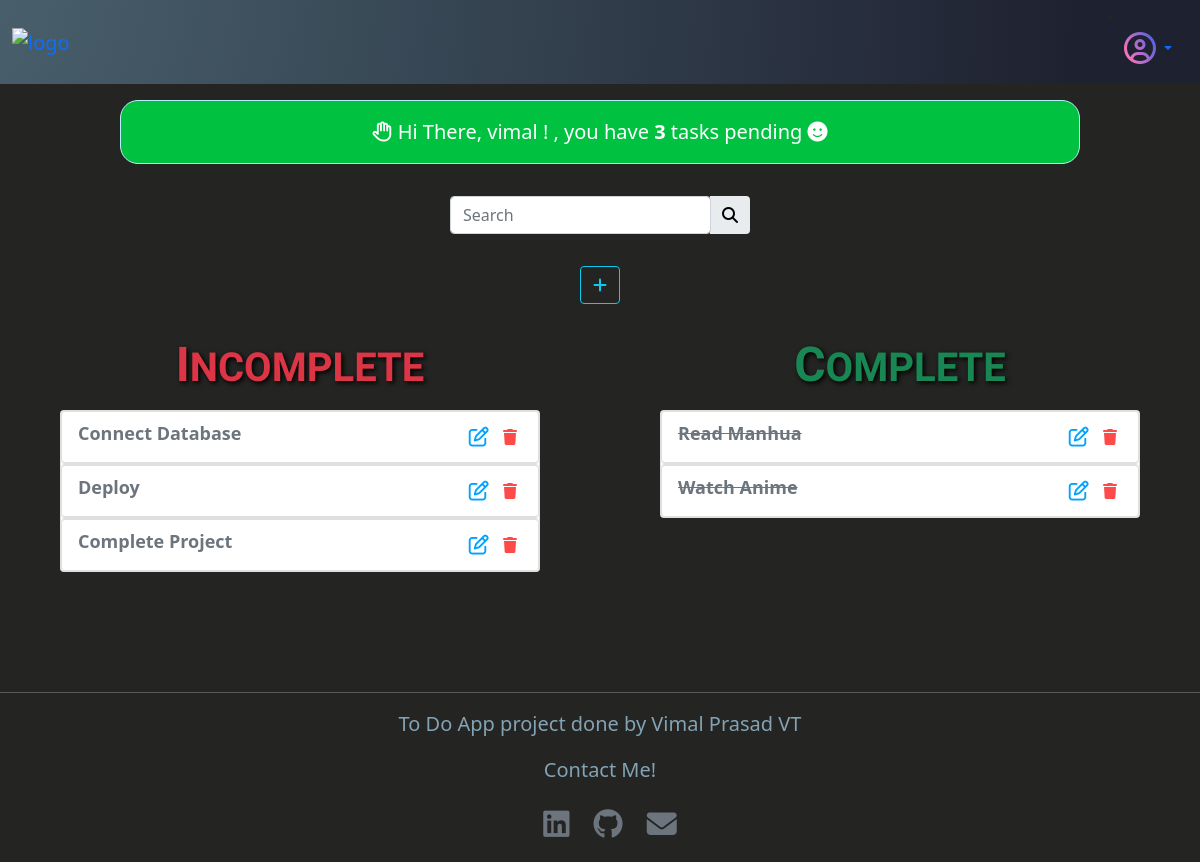
The app's page / (signed in) with its own data.
### accounts/models.py (models this page shows, shortened)
class CustomUser(AbstractUser): # creating the custom user model
    pass

### tasks/models.py (models this page shows, shortened)
class Task(models.Model):
    title = models.CharField(max_length=100)
    discription = models.TextField(null=True, blank=True)
    author = models.ForeignKey(settings.AUTH_USER_MODEL, on_delete=models.CASCADE)
    date_created = models.DateTimeField(auto_now_add=True)
    completed = models.BooleanField(default=False)

### tasks/views.py (the view)
# urls.py: path("", TaskLists.as_view(), name="home"),
class TaskLists(LoginRequiredMixin, ListView):
    model = Task
    context_object_name = 'tasks'
    template_name = "task_list.html"
    ordering = ["-date_created"] # order the list by the date created
    def get_context_data(self, **kwargs):
        context = super().get_context_data(**kwargs)
        context['tasks'] = context['tasks'].filter(author = self.request.user)
        context['count'] = context['tasks'].filter(completed=False).count()
        search_input = self.request.GET.get("search-area") or ''
        if search_input:
            context['tasks'] = context['tasks'].filter(title__startswith=search_input)
        context['search_input'] = search_input
        task_count = context['tasks'].count()
        context['task_count'] = task_count
        return context

### templates/task_list.html (shortened to what this page needs)
{% extends 'base.html' %}
{% block content %}
<section>
    {% if user.is_authenticated %}
    <div class="alert alert-info text-center" role="alert">
        <i class="fa-regular fa-hand"></i> Hi There, {{ user.username }} ! , you have <strong>{{ count }}</strong> tasks pending
        {% if count == 0 %}
        <i class="fa-solid fa-face-laugh-beam"></i>
        {% elif count > 0 and count <= 2  %}
        <i class="fa-solid fa-face-smile-wink"></i>
        {% elif count > 2 and count <= 4  %}
        <i class="fa-solid fa-face-smile"></i>
        {% elif count > 4 and count <= 6  %}
        <i class="fa-solid fa-face-frown-open"></i>
        {% elif count > 6 and count <= 8  %}
        <i class="fa-solid fa-face-meh"></i>
        {% elif count > 8 and count <= 10  %}
        <i class="fa-solid fa-face-sad-tear"></i>
        {% else %}
        <i class="fa-solid fa-face-sad-cry"></i>
        {% endif %}
    </div>
    {% endif %}
</section>
<section class="d-flex justify-content-center">
    <form class="search" method="GET">
        <div class="input-group rounded">
            <input type="search" name="search-area" class="form-control rounded" placeholder="Search" aria-label="Search"
            aria-describedby="search-addon" value="{{search_input}}" />
            <button class="input-group-text border-0" id="search-addon" type="submit" value="Search">
                <i class="fas fa-search"></i>
            </button>
        </div>
    </form>
</section>
<div class="d-flex justify-content-center">
    <a class="btn btn-outline-info" id="add-button" href="{% url 'new_task' %}"
        data-bs-toggle="tooltip" data-bs-placement="right" title="add-task">
        <i class="fa-solid fa-plus"></i>
    </a>
</div>
{% if task_count == 0 %}
<h1 class="text-center text-light">Hoo!...Sooo Empty...😮</h1>
{% else %}
<div class="row">
    <div class="col-12 col-lg-6">
        <h1 class="group-heading text-center text-danger">INCOMPLETE</h1>
        <div class="card incomplete">
            {% for task in tasks %}
            {% if task.completed == False %}
            <ul class="list-group">
                <li class="list-group-item list-group-item-action">
                    <a class="task-links" href="{% url 'task_detail' task.pk %} ">
                        {{task.title}}
                    </a>
                    <span class="float-end">
                        <a class="btn link-edit p-1" data-bs-toggle="tooltip" data-bs-placement="top" title="edit"
                            href="{% url 'update' task.id %}"><i class="fa-regular fa-pen-to-square fa-lg"></i></a>
                        <a class="btn link-delete p-1" data-bs-toggle="tooltip" data-bs-placement="top" title="delete"
                            href="{% url 'delete' task.id %}"><i class="fas fa-trash"></i></a>
                    </span>
                </li>
            </ul>
        {% endif %}
        {% endfor %}
    </div>
</div>
<div class="col-12 col-lg-6">
    <h1 class="group-heading text-center text-success">COMPLETE</h1>
    <div class="card complete">
        {% for task in tasks %}
        {% if task.completed == True %}
        <ul class="list-group">
            <li class="list-group-item list-group-item-action" >
                <a class="task-links" href="{% url 'task_detail' task.pk %} ">
                    <strike>{{task.title}}</strike>
                </a>
                    <span class="float-end">
                        <a class="btn link-edit p-1" data-bs-toggle="tooltip" data-bs-placement="top" data-bs-title="Edit"
                            href="{% url 'update' task.id %}"><i class="fa-regular fa-pen-to-square fa-lg"></i></a>
                        <a class="btn link-delete p-1" data-bs-toggle="tooltip" data-bs-placement="top" title="delete"
                            href="{% url 'delete' task.id %}"><i class="fas fa-trash"></i></a>
                    </span>
            </li>
        </ul>
        {% endif %}
        {% endfor %}
    </div>
</div>
</div>
{% endif %}
{% endblock content %}

### static/css/main.css (style rules this page uses)
body { background-color: #242423; margin: 0px; }
h1 { font-family: 'Miriam Libre', sans-serif; font-weight: 600; }
h1::first-letter { font-size: larger; }
.row { --bs-gutter-x: 0rem; --bs-gutter-y: 0; display: flex; flex-wrap: wrap; margin-top: calc(var(--bs-gutter-y) * -1); margin-right: calc(var(--bs-gutter-x) * -.5); margin-left: calc(var(--bs-gutter-x) * -.5); }
.group-heading { text-shadow:2px 2px 5px black; }
.alert { margin: 10%; margin-top: 1rem; margin-bottom: 2rem; border-radius: 18px; background-color: #00C240; color: white; font-size: 20px; }
.search { width: 25%; left: 45%; margin-bottom: 2rem; }
#search-addon { color: black; }
#add-button { margin-bottom: 2rem; }
.card { max-width: 80%; width: 85%; margin-top: 20px; }
.task-links { text-decoration: none; font-size: 18px; font-weight: 600; }
.incomplete { margin: 10%; margin-top: 1rem; }
.complete { margin: 10%; margin-top: 1rem; }
.link-edit { color: rgb(0, 162, 255); }
.link-delete { color: rgba(255, 0, 0, 0.711); }
.task-links { color:#6c757d; }

### records on screen
CustomUser: username "vimal"
Task: title "Connect Database"
Task: title "Deploy"
Task: title "Complete Project"
Task: title "Read Manhua"
Task: title "Watch Anime"

### other values on screen
{{ count }} "3"
